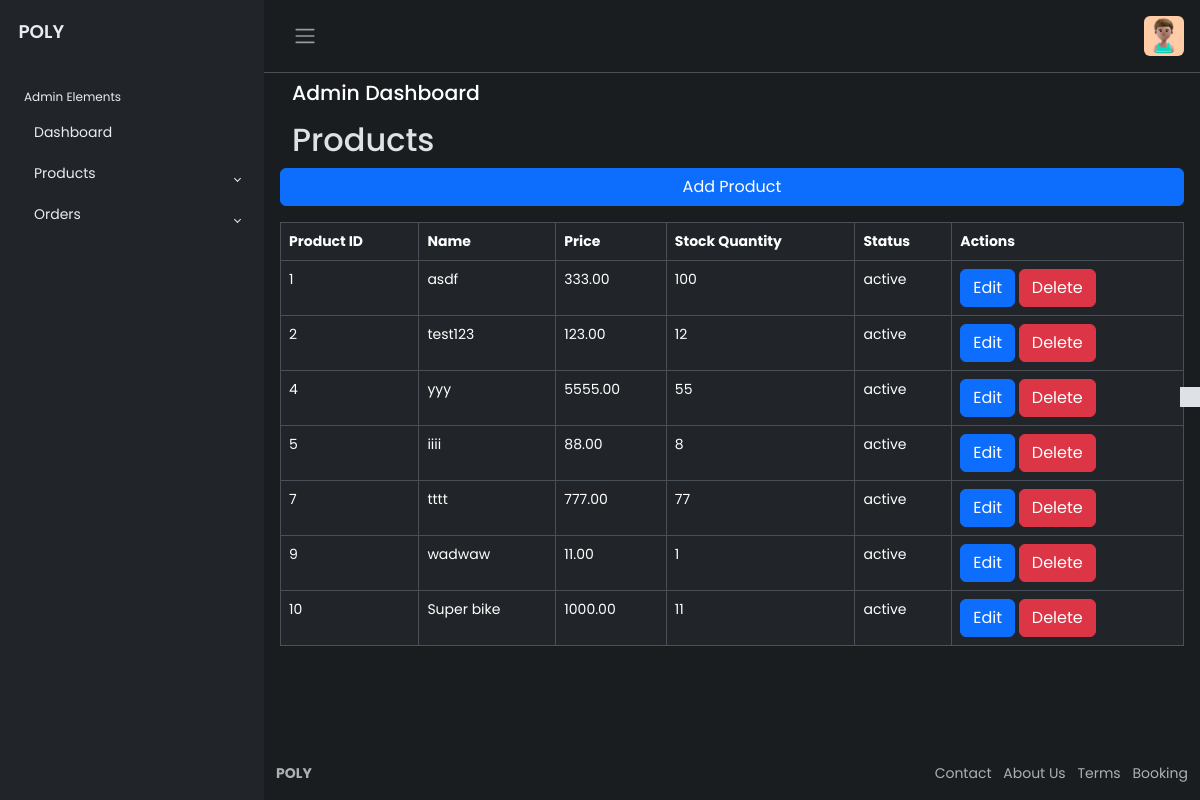
The page /shop/products.php (signed in) on the database as committed earlier.
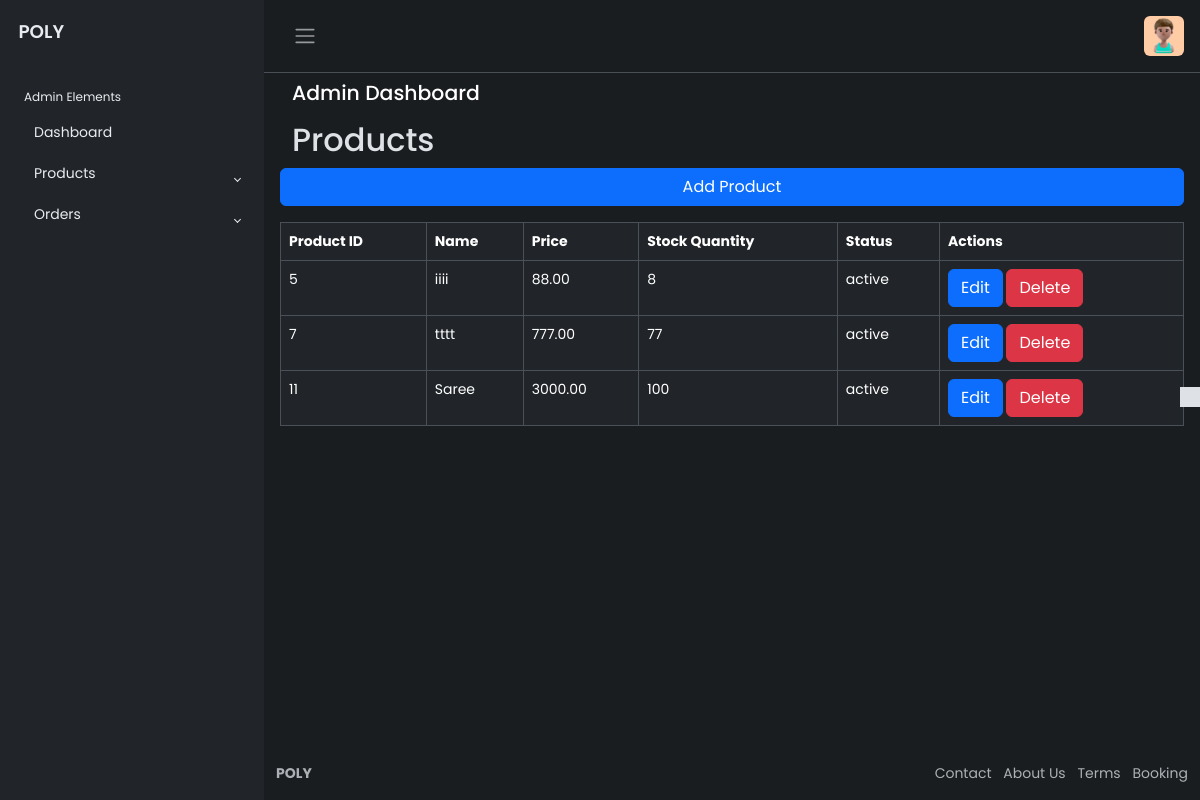
The same page on the database as committed later.
### tables this page shows
CREATE TABLE `products` (
  `id` int(11) NOT NULL,
  `vendor_id` int(11) NOT NULL,
  `category_id` int(11) NOT NULL,
  `name` varchar(100) NOT NULL,
  `description` text DEFAULT NULL,
  `price` decimal(10,2) NOT NULL,
  `stock_quantity` int(11) NOT NULL,
  `status` enum('active','inactive') NOT NULL DEFAULT 'active',
  `created_at` timestamp NOT NULL DEFAULT current_timestamp(),
  `updated_at` timestamp NOT NULL DEFAULT current_timestamp() ON UPDATE current_timestamp()
);

### shop/products.php (the view, shortened to what this page needs)
<?php
require __DIR__ . "/../config/database.php";
$vendor_id = $_SESSION['vendor_id'];
$query = "SELECT * FROM products WHERE vendor_id = $vendor_id";
$result = $conn->query($query);
$products = [];
if($result->num_rows > 0) {
    $products = $result->fetch_all(MYSQLI_ASSOC);
}
?>
<?php require __DIR__ . "/partials/header.php"; ?>
</head>
<body>
    <div class="wrapper">
        <?php require __DIR__ . "/partials/leftbar.php"; ?>
        <div class="main">
<?php require __DIR__ . "/partials/navbar.php"; ?>
            <main class="content px-3 py-2">
                <div class="container-fluid">
                    <div class="mb-3">
                        <h4>Admin Dashboard</h4>
                    </div>
                    <div class="row">
<h2>Products</h2>
        <a href="products-add.php" class="btn btn-primary mb-3">Add Product</a>
        <table class="table table-bordered">
            <thead>
                <tr>
                    <th>Product ID</th>
                    <th>Name</th>
                    <th>Price</th>
                    <th>Stock Quantity</th>
                    <th>Status</th>
                    <th>Actions</th>
                </tr>
            </thead>
            <tbody>
                <?php if ($products): ?>
                <?php foreach ($products as $product): ?>
                <tr>
                    <td><?= $product['id'] ?></td>
                    <td><?= $product['name'] ?></td>
                    <td><?= $product['price'] ?></td>
                    <td><?= $product['stock_quantity'] ?></td>
                    <td><?= $product['status'] ?></td>
                    <td>
                        <a href="edit_product.php?id=<?= $product['id'] ?>" class="btn btn-primary">Edit</a>
                        <a onclick="return confirm('Are you sure you want to delete this product?')" href="delete_product.php?id=<?= $product['id'] ?>" class="btn btn-danger">Delete</a>
                    </td>
                </tr>
                <?php endforeach; ?>
                <?php else: ?>
                <tr>
                    <td colspan="6">No products found.</td>
                </tr>
                <?php endif; ?>
            </tbody>
        </table>
                    </div>
                </div>
            </main>
            <a href="#" class="theme-toggle">
                <i class="fa-regular fa-sun"></i>
            </a>
<?php require __DIR__ . "/partials/footer.php"; ?>

### shop/partials/header.php (shortened to what this page needs)
<!DOCTYPE html>
<html lang="en" data-bs-theme="dark">
<head>
    <link href="https://cdn.jsdelivr.net/npm/bootstrap@5.3.3/dist/css/bootstrap.min.css" rel="stylesheet">
    <link rel="stylesheet" href="https://cdn.jsdelivr.net/npm/bootstrap-icons@1.11.3/font/bootstrap-icons.min.css">
    <link rel="stylesheet" href="css/style.css">

### shop/partials/leftbar.php (shortened to what this page needs)
<aside id="sidebar" class="js-sidebar">
            <div class="h-100">
                <div class="sidebar-logo">
                    <a href="#">POLY</a>
                </div>
                <ul class="sidebar-nav">
                    <li class="sidebar-header">
                        Admin Elements
                    </li>
                    <li class="sidebar-item">
                        <a href="index.php" class="sidebar-link">
                            <i class="fa-solid fa-list pe-2"></i>
                            Dashboard
                        </a>
                    </li>
                    <li class="sidebar-item">
                        <a href="#" class="sidebar-link collapsed" data-bs-target="#pages" data-bs-toggle="collapse"
                            aria-expanded="false"><i class="fa-solid fa-file-lines pe-2"></i>
                            Products
                        </a>
                    </li>
                    <li class="sidebar-item">
                        <a href="#" class="sidebar-link collapsed" data-bs-target="#posts" data-bs-toggle="collapse"
                            aria-expanded="false"><i class="fa-solid fa-sliders pe-2"></i>
                            Orders
                        </a>
                    </li>
                </ul>
            </div>
        </aside>

### shop/partials/navbar.php (shortened to what this page needs)
<nav class="navbar navbar-expand px-3 border-bottom">
                <button class="btn" id="sidebar-toggle" type="button">
                    <span class="navbar-toggler-icon"></span>
                </button>
                <div class="navbar-collapse navbar">
                    <ul class="navbar-nav">
                        <li class="nav-item dropdown">
                            <a href="#" data-bs-toggle="dropdown" class="nav-icon pe-md-0">
                                <img src="image/profile.jpg" class="avatar img-fluid rounded" alt="">
                            </a>
                        </li>
                    </ul>
                </div>
            </nav>

### shop/partials/footer.php (shortened to what this page needs)
<footer class="footer">
                <div class="container-fluid">
                    <div class="row text-muted">
                        <div class="col-6 text-start">
                            <p class="mb-0">
                                <a href="#" class="text-muted">
                                    <strong>POLY</strong>
                                </a>
                            </p>
                        </div>
                        <div class="col-6 text-end">
                            <ul class="list-inline">
                                <li class="list-inline-item">
                                    <a href="#" class="text-muted">Contact</a>
                                </li>
                                <li class="list-inline-item">
                                    <a href="#" class="text-muted">About Us</a>
                                </li>
                                <li class="list-inline-item">
                                    <a href="#" class="text-muted">Terms</a>
                                </li>
                                <li class="list-inline-item">
                                    <a href="#" class="text-muted">Booking</a>
                                </li>
                            </ul>
                        </div>
                    </div>
                </div>
            </footer>
        </div>
    </div>
</body>
</html>

### shop/css/style.css (style rules this page uses)
body { font-family: 'Poppins', sans-serif; font-size: 0.875rem; opacity: 1; overflow-y: scroll; margin: 0; }
a { cursor: pointer; text-decoration: none; font-family: 'Poppins', sans-serif; }
li { list-style: none; }
h4 { font-family: 'Poppins', sans-serif; font-size: 1.275rem; color: var(--bs-emphasis-color); }
.wrapper { align-items: stretch; display: flex; width: 100%; }
#sidebar { max-width: 264px; min-width: 264px; background: var(--bs-dark); transition: all 0.35s ease-in-out; }
.main { display: flex; flex-direction: column; min-height: 100vh; min-width: 0; overflow: hidden; transition: all 0.35s ease-in-out; width: 100%; background: var(--bs-dark-bg-subtle); }
.sidebar-logo { padding: 1.15rem; }
.sidebar-logo a { color: #e9ecef; font-size: 1.15rem; font-weight: 600; }
.sidebar-nav { list-style: none; margin-bottom: 0; padding-left: 0; margin-left: 0; }
.sidebar-header { color: #e9ecef; font-size: .75rem; padding: 1.5rem 1.5rem .375rem; }
a.sidebar-link { padding: .625rem 1.625rem; color: #e9ecef; position: relative; display: block; font-size: 0.875rem; }
.sidebar-link[data-bs-toggle="collapse"]::after { border: solid; border-width: 0 .075rem .075rem 0; content: ""; display: inline-block; padding: 2px; position: absolute; right: 1.5rem; top: 1.4rem; transform: rotate(-135deg); transition: all .2s ease-out; }
.sidebar-link[data-bs-toggle="collapse"].collapsed::after { transform: rotate(45deg); transition: all .2s ease-out; }
.avatar { height: 40px; width: 40px; }
.navbar-expand .navbar-nav { margin-left: auto; }
.content { flex: 1; max-width: 100vw; width: 100vw; }
@media (min-width:768px) { .content { max-width: auto; width: auto; } }
.theme-toggle { position: fixed; top: 50%; transform: translateY(-65%); text-align: center; z-index: 10; right: 0; left: auto; border: none; background-color: var(--bs-body-color); }
html[data-bs-theme="dark"] .theme-toggle .fa-sun, html[data-bs-theme="light"] .theme-toggle .fa-moon { cursor: pointer; padding: 10px; display: block; font-size: 1.25rem; color: #FFF; }

Rows that differ between the two databases and show on the page:
removed products: id "1", name "asdf", price "333.00", stock_quantity "100", status "active"
removed products: id "2", name "test123", price "123.00", stock_quantity "12", status "active"
removed products: id "4", name "yyy", price "5555.00", stock_quantity "55", status "active"
removed products: id "9", name "wadwaw", price "11.00", stock_quantity "1", status "active"
removed products: id "10", name "Super bike", price "1000.00", stock_quantity "11", status "active"
added products: id "11", name "Saree", price "3000.00", stock_quantity "100", status "active"
